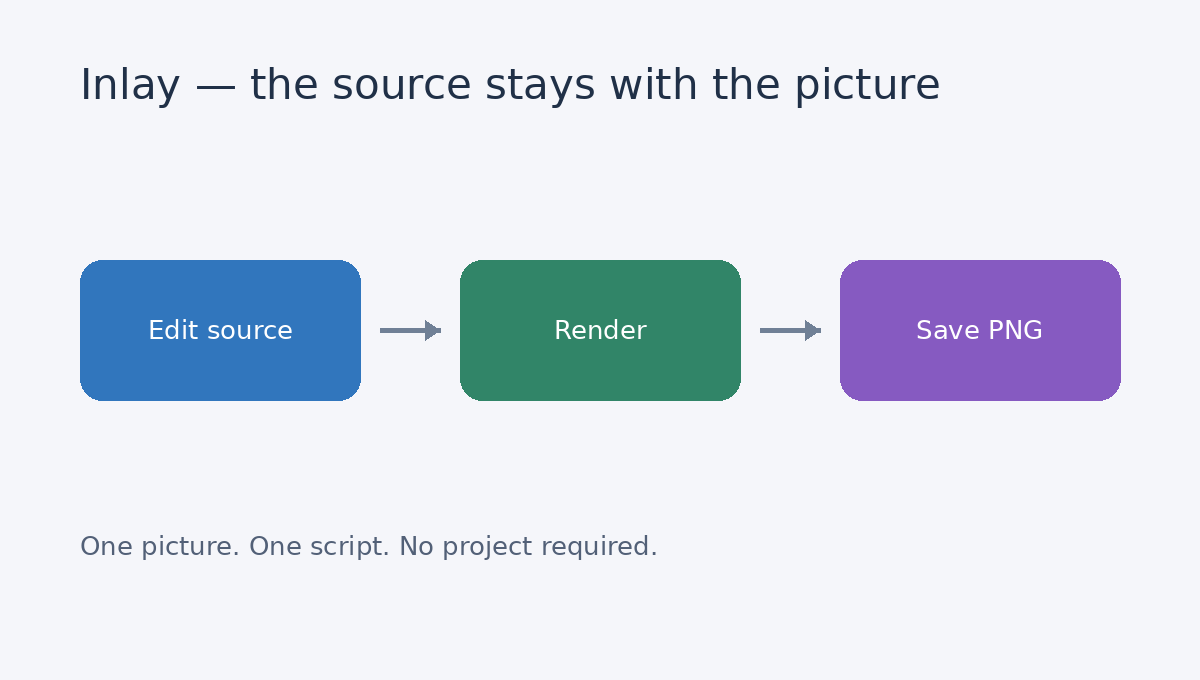

Source code (Python):
#!/usr/bin/env python3
"""Render one PNG to argv[1]. Requires Pillow and DejaVu Sans."""
import sys
from PIL import Image, ImageDraw, ImageFont

image = Image.new('RGB', (1200, 680), '#f5f6fa')
draw = ImageDraw.Draw(image)
font = '/usr/share/fonts/truetype/dejavu/DejaVuSans.ttf'
title = ImageFont.truetype(font, 42)
body = ImageFont.truetype(font, 26)
draw.text((80, 60), 'Inlay — the source stays with the picture', font=title, fill='#203047')
for x, label, color in [(80, 'Edit source', '#3176bd'), (460, 'Render', '#318568'), (840, 'Save PNG', '#865ac1')]:
    draw.rounded_rectangle((x, 260, x+280, 400), radius=22, fill=color)
    draw.text((x+140, 330), label, anchor='mm', font=body, fill='white')
for x in (380, 760):
    draw.line((x, 330, x+60, 330), fill='#708096', width=5)
    draw.polygon([(x+60, 330), (x+45, 320), (x+45, 340)], fill='#708096')
draw.text((80, 530), 'One picture. One script. No project required.', font=body, fill='#526077')
image.save(sys.argv[1])
